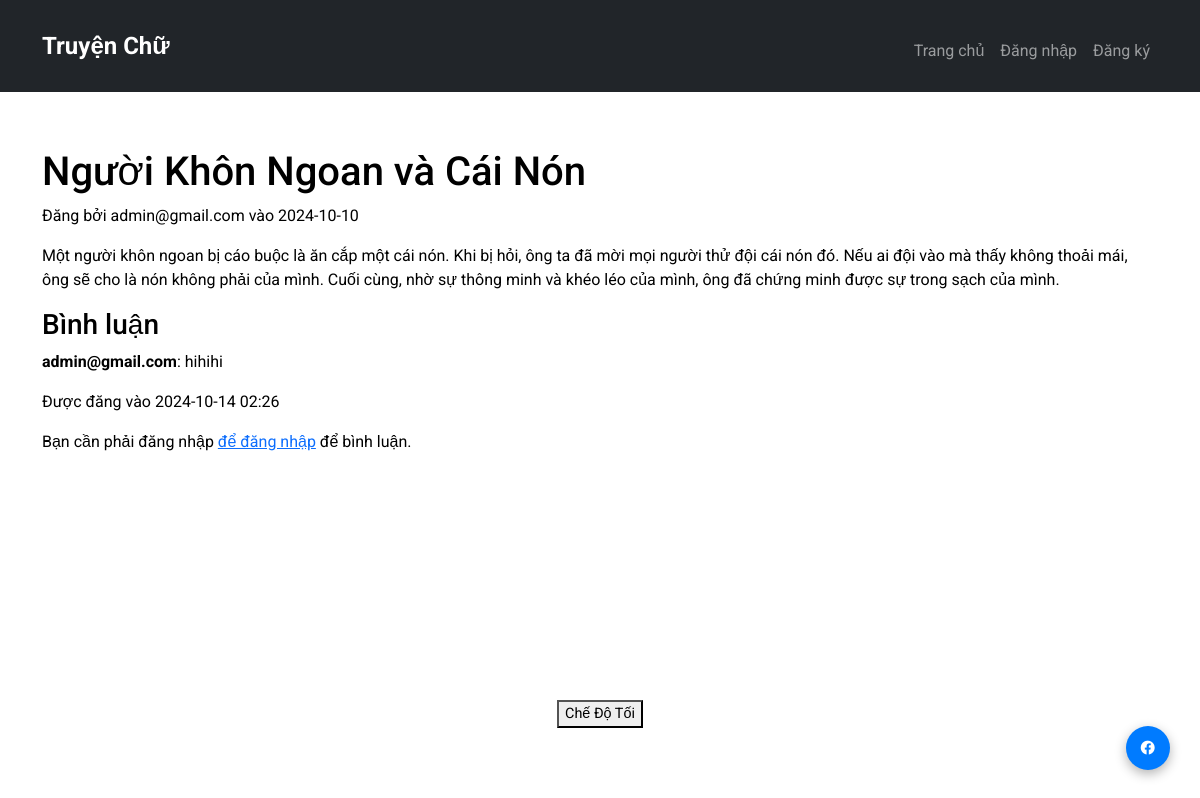
The page /story/3 on the database its author committed.
### app/models.py (models this page shows, shortened)
class Story(db.Model):
    __tablename__ = 'story'
    story_id = db.Column(db.Integer, primary_key=True)
    title = db.Column(db.String(200), nullable=False)
    content = db.Column(db.Text, nullable=False)
    user_id = db.Column(db.Integer, db.ForeignKey('user.user_id'), nullable=False)
    date_posted = db.Column(db.DateTime, default=datetime.utcnow)
    author = db.relationship('User', back_populates='stories')  # Sử dụng 'author' thay cho 'user'
    comments = db.relationship('Comment', back_populates='story', cascade='all, delete-orphan')

class User(db.Model):
    __tablename__ = 'user'  # Đặt tên bảng rõ ràng
    user_id = db.Column(db.Integer, primary_key=True)
    email = db.Column(db.String(100), nullable=False, unique=True)
    password_hash = db.Column(db.String(128), nullable=False)  # Mã hóa mật khẩu
    is_active = db.Column(db.Boolean, default=True)  # Trạng thái tài khoản
    stories = db.relationship('Story', back_populates='author', cascade='all, delete-orphan')
    comments = db.relationship('Comment', back_populates='author', cascade='all, delete-orphan')

class Comment(db.Model):
    __tablename__ = 'comment'  # Đặt tên bảng rõ ràng
    comment_id = db.Column(db.Integer, primary_key=True)
    content = db.Column(db.Text, nullable=False)
    story_id = db.Column(db.Integer, db.ForeignKey('story.story_id'), nullable=False)
    user_id = db.Column(db.Integer, db.ForeignKey('user.user_id'), nullable=False)
    date_posted = db.Column(db.DateTime, default=datetime.utcnow)
    story = db.relationship('Story', back_populates='comments')
    author = db.relationship('User', back_populates='comments')

### app/routes.py (the view)
@main.route("/story/<int:story_id>")
def story_detail(story_id):
    story = Story.query.get_or_404(story_id)
    comments = Comment.query.filter_by(story_id=story_id).all()
    return render_template("story_detail.html", story=story, comments=comments)

### app/templates/story_detail.html (shortened to what this page needs)
{% extends "base.html" %}
{% block content %}
<h1>{{ story.title }}</h1>
<p>Đăng bởi {{ story.author.email }} vào {{ story.date_posted.strftime('%Y-%m-%d') }}</p>
<p>{{ story.content }}</p>
<h3>Bình luận</h3>
{% for comment in comments %}
    <div class="comment">
        <p><strong>{{ comment.author.email }}</strong>: {{ comment.content }}</p>
        <p>Được đăng vào {{ comment.date_posted.strftime('%Y-%m-%d %H:%M') }}</p>
    </div>
{% else %}
    <p>Không có bình luận.</p>
{% endfor %}
{% if 'user' in session %}
<h4>Thêm bình luận:</h4>
<form method="POST" action="{{ url_for('main.add_comment', story_id=story.story_id) }}">
    <textarea name="content" required></textarea>
    <button type="submit">Đăng</button>
</form>
{% else %}
<p>Bạn cần phải đăng nhập <a href="{{ url_for('main.login') }}">để đăng nhập</a> để bình luận.</p>
{% endif %}
{% endblock %}

### app/static/style.css (style rules this page uses)
body { font-family: 'Roboto', sans-serif; background-color: #f8f9fa; }
body { background-color: #ffffff; color: #000000; }

### rows shown on the page
Story: title "Người Khôn Ngoan và Cái Nón", date_posted "2024-10-10", content "Một người khôn ngoan bị cáo buộc là ăn cắp một cái nón. Khi bị hỏi, ông ta đã mời mọi người thử đội cái nón đó. Nếu ai đội vào mà thấy không thoải mái, ông sẽ cho là nón không phải của mình. Cuối cùng, nhờ sự thông minh và khéo léo của mình, ông đã chứng minh được sự trong sạch của mình."
User: author.email "admin@gmail.com"
Comment: author.email "admin@gmail.com", content "hihihi", date_posted "2024-10-14 02:26"
